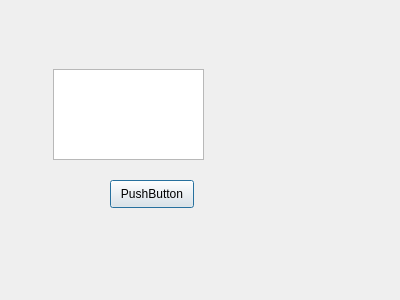
<?xml version="1.0" encoding="UTF-8"?>
<ui version="4.0">
 <class>MyDialog</class>
 <widget class="QDialog" name="MyDialog">
  <property name="geometry">
   <rect>
    <x>0</x>
    <y>0</y>
    <width>400</width>
    <height>300</height>
   </rect>
  </property>
  <property name="windowTitle">
   <string>Dialog</string>
  </property>
  <widget class="QPlainTextEdit" name="plainTextEdit">
   <property name="geometry">
    <rect>
     <x>53</x>
     <y>69</y>
     <width>151</width>
     <height>91</height>
    </rect>
   </property>
  </widget>
  <widget class="QPushButton" name="pushButton">
   <property name="geometry">
    <rect>
     <x>110</x>
     <y>180</y>
     <width>84</width>
     <height>28</height>
    </rect>
   </property>
   <property name="text">
    <string>PushButton</string>
   </property>
  </widget>
 </widget>
 <resources/>
 <connections/>
</ui>
